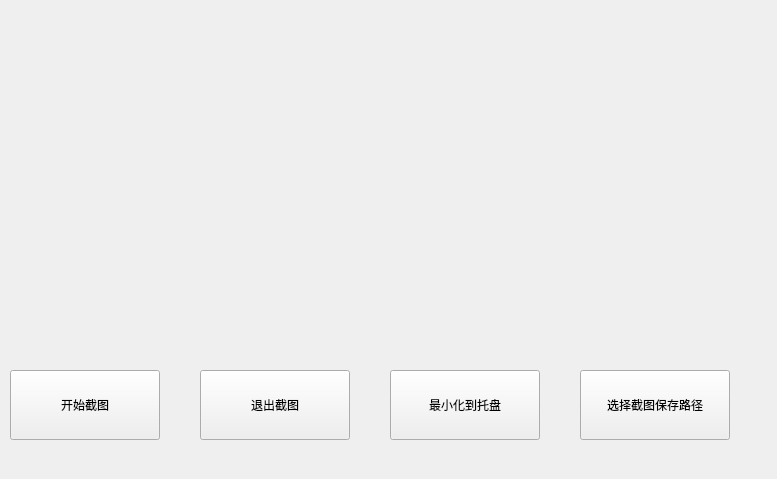
<?xml version="1.0" encoding="UTF-8"?>
<ui version="4.0">
 <class>ScreenshotWidget</class>
 <widget class="QWidget" name="ScreenshotWidget">
  <property name="geometry">
   <rect>
    <x>0</x>
    <y>0</y>
    <width>777</width>
    <height>479</height>
   </rect>
  </property>
  <property name="minimumSize">
   <size>
    <width>777</width>
    <height>479</height>
   </size>
  </property>
  <property name="maximumSize">
   <size>
    <width>777</width>
    <height>479</height>
   </size>
  </property>
  <property name="acceptDrops">
   <bool>false</bool>
  </property>
  <property name="windowTitle">
   <string>Widget</string>
  </property>
  <widget class="QPushButton" name="screen_btn">
   <property name="geometry">
    <rect>
     <x>10</x>
     <y>370</y>
     <width>150</width>
     <height>70</height>
    </rect>
   </property>
   <property name="text">
    <string>开始截图</string>
   </property>
  </widget>
  <widget class="QPushButton" name="cancel_btn">
   <property name="geometry">
    <rect>
     <x>200</x>
     <y>370</y>
     <width>150</width>
     <height>70</height>
    </rect>
   </property>
   <property name="text">
    <string>退出截图</string>
   </property>
  </widget>
  <widget class="QLabel" name="init_img">
   <property name="geometry">
    <rect>
     <x>130</x>
     <y>20</y>
     <width>511</width>
     <height>281</height>
    </rect>
   </property>
   <property name="text">
    <string/>
   </property>
   <property name="scaledContents">
    <bool>false</bool>
   </property>
   <property name="alignment">
    <set>Qt::AlignHCenter|Qt::AlignTop</set>
   </property>
  </widget>
  <widget class="QPushButton" name="mini_btn">
   <property name="geometry">
    <rect>
     <x>390</x>
     <y>370</y>
     <width>150</width>
     <height>70</height>
    </rect>
   </property>
   <property name="text">
    <string>最小化到托盘</string>
   </property>
  </widget>
  <widget class="QPushButton" name="save_btn">
   <property name="geometry">
    <rect>
     <x>580</x>
     <y>370</y>
     <width>150</width>
     <height>70</height>
    </rect>
   </property>
   <property name="text">
    <string>选择截图保存路径</string>
   </property>
  </widget>
 </widget>
 <resources/>
 <connections/>
</ui>
